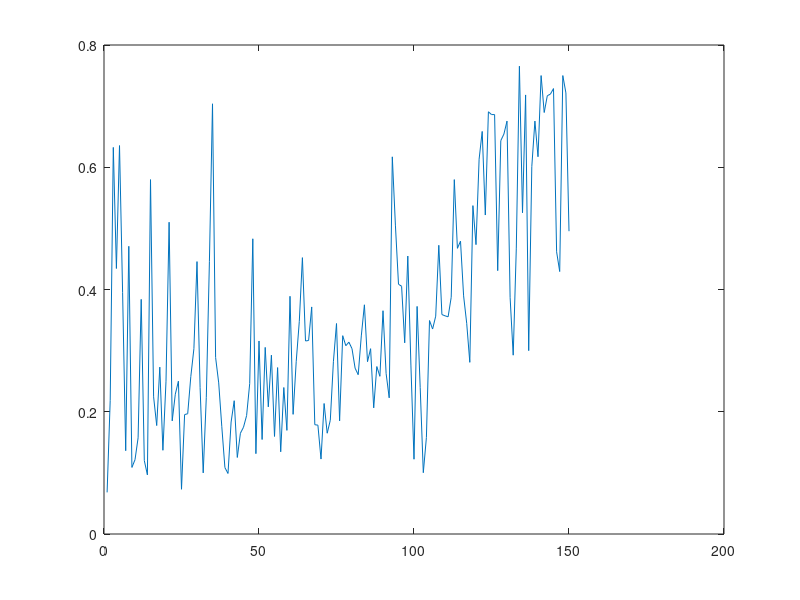
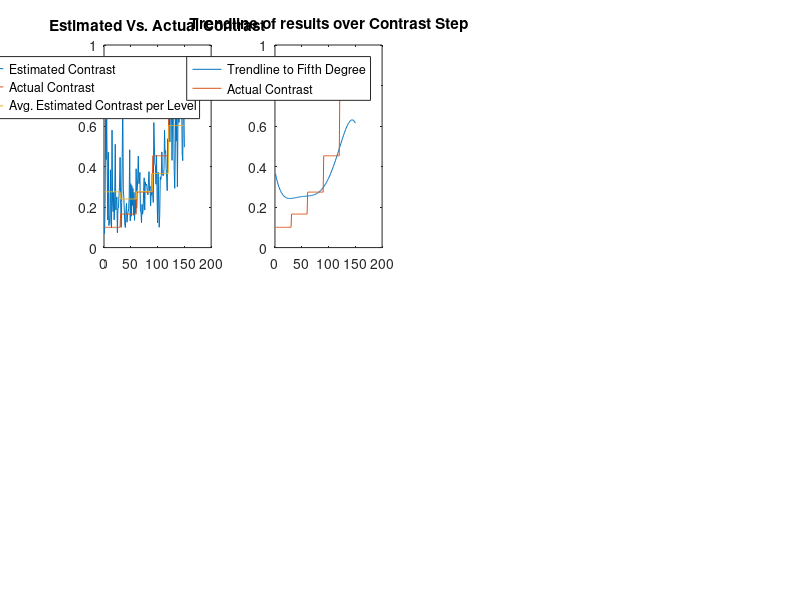

Write the MATLAB code that produced these figures, in order. (Note: this script raises an error after producing the figures.)
%% Begin %%
% Preliminary data loading and setup %
clear all;
close all;

load('data_visualmemorymf_test_JS.mat') %works for HC, test, and regular trials
theData = theData(2); %index to trial number
p = theData.p; data = theData.data; t = theData.t;
data = cell2mat(struct2cell(data));
data = data';
[trials,params] = size(p.trialEvents);


%%%%%%%%%%%%%%%%%%%%%%%%%%%%%%%%%%%%%%%%
     %Test_HC and 1 contrast runs%
%%%%%%%%%%%%%%%%%%%%%%%%%%%%%%%%%%%%%%%%

if p.numContrasts == 1 && p.numConditions == 2
    %% Organize Trial Events & Data %%
    if any(p.trialEvents(:,1) == 1) % Perception trials, condition # = 1
        cond1Results = p.trialEvents(p.trialEvents(:,1)==1,:);
        cond1Data = data(p.trialEvents(:,1)==1,:);
        cond1Name = 'Perception';
    end
    if any(p.trialEvents(:,1) == 2) % Working Memory trials, condition # = 2
        if isempty(cond1Data) == 1  &&  isempty(firstcondResults) == 1 && ~strcmp(cond1Name,'Perception')
            cond1Results = p.trialEvents(p.trialEvents(:,1)==2,:);
            cond1Data = data(p.trialEvents(:,1)==2,:);
            cond1Name = 'Working Memory';
        else
            cond2Results = p.trialEvents(p.trialEvents(:,1)==2,:);
            cond2Data = data(p.trialEvents(:,1)==2,:);
            cond2Name = 'Working Memory';
        end
    end
    if any(p.trialEvents(:,1) == 3)  % Baseline trials, condition = 3
        if isempty(cond1Data) == 1  &&  isempty(firstcondResults) == 1 && ~strcmp(cond1Name,'Perception') && ~strcmp(cond1Name,'Working Memory')
            cond1Results = p.trialEvents(p.trialEvents(:,1)==3,:);
            cond1Data = data(p.trialEvents(:,1)==3,:);
            cond1Name = 'Baseline';
        else
            cond2Results = p.trialEvents(p.trialEvents(:,1)==3,:);
            cond2Data = data(p.trialEvents(:,1)==3,:);
            cond2Name = 'Baseline';
        end
    end
    %%  First Condition Estimated Contrast vs. Actual Contrast  %%
    
    % Compare Perception and Baseline on same y-limit
    minContrast = min([min(cond1Data(:,4)) min(cond2Data(:,4))]);
    maxContrast = max([max(cond1Data(:,4)) max(cond2Data(:,4))]);
    %Lower bound
    if minContrast - 0.1 <= 0
        yMin = 0;
    else 
        yMin = minContrast - 0.1;
    end
    %upper bound
    if maxContrast + 0.1 >= 1
        yMax = 1;
    else
        yMax = maxContrast + 0.1;
    end

    figure
    set(gcf, 'Name', sprintf('%s Versus %s Visual Analysis',cond1Name,cond2Name));
    subplot(2,3,1)
    plot(cond1Data(:,4)); %Estimated Contrast
    hold on
    plot(1:length(cond1Results(:,3)),cond1Results(:,3));
%     myfittype = fittype('a+b*log(x)','dependent',{'y'}, 'independent',{'x'},'coefficients' ,{'a,b'});
%     myfit = fit(1:length(pData(:,4),pData(:,4)',myfittype));
%     plot(myfit); %%%% LOG FIT %%%%
    fit = polyfit(1:length(cond1Data(:,4)),cond1Data(:,4)',1);
    plot(polyval(fit,1:length(cond1Data(:,4)))); %Line of best fit for the Estimated Contrast
    xlim([1 length(cond1Data(:,4))]);
    ylim([yMin yMax]);
    title(sprintf('%s Contrast Compared to Actual Contrast',cond1Name))
    legend('Subject Contrast Estimation','Actual Contrast', 'Average Contrast Estimation')
    xlabel('Trial Number')
    ylabel('Contrast')
    %%  First Condition Estimated Contrast vs. Actual Contrast  %%
    subplot(2,3,4)
    plot(cond2Data(:,4)); %Estimated Contrast
    hold on
    plot(1:length(cond2Results(:,3)),cond2Results(:,3));
    fit = polyfit(1:length(cond2Data(:,4)),cond2Data(:,4)',1);
    plot(polyval(fit,1:length(cond2Data(:,4)))); %Line of best fit for the Estimated Contrast
    xlim([1 length(cond2Data(:,4))]);
    ylim([yMin yMax]);
    title(sprintf('%s Contrast Estimation Compared to Actual Contrast',cond2Name));
    legend('Subject Contrast Estimation','Actual Contrast', 'Average Contrast Estimation')
    xlabel('Trial Number')
    ylabel('Contrast')

  %% Histogram of First Condition Responses %%
    subplot(2,3,2)
    [bins1,edges1] = histcounts(cond1Data(:,4),20);
    [bins2,edges2] = histcounts(cond2Data(:,4),20);
    histmax = max([max(bins1) max(bins2)]);
    pHist = histogram(cond1Data(:,4),20);
    xlim([0 1]);
    ylim([0 histmax]);
    title(sprintf('Histogram of %s Contrast Estimations',cond1Name));
    line([p.centerContrast p.centerContrast],ylim, 'Linewidth',1,'Color','r');
    lgd = legend('Bins','Actual Contrast');
    lgd.Location = 'northwest';
    xlabel('Contrast')
    ylabel('Frequency of response')

 %% Histogram of Second Condition Responses %%
    subplot(2,3,5)
    secondCondHist = histogram(cond2Data(:,4),20);
    xlim([0 1]);
    ylim([0 histmax+1]);
    title(sprintf('Histogram of %s Contrast Estimations',cond2Name));
    hold on
    line([p.centerContrast p.centerContrast],ylim, 'Linewidth',1,'Color','r');
    lgd = legend('Bins','Actual Contrast');
    lgd.Location = 'northwest';
    xlabel('Contrast')
    ylabel('Frequency of response')

%% Misc. Statistical Information %%

    %Means & Standard Deviations of estimated contrasts
    cond1Std = std(cond1Data(:,4));
    cond1Mean = mean2(cond1Data(:,4));
    cond2Std =std(cond2Data(:,4));
    cond2Mean = mean2(cond2Data(:,4));
    fprintf('\nThe average response for %s trials was a contrast of %.4f, with a standard deviation of %.4f.\n\n The absolute difference between the average and actual contrast is %f\n\n',cond1Name,cond1Mean, cond1Std,abs(cond1Mean-p.centerContrast));
    fprintf('The average response for %s trials was a contrast of %.4f, with a standard deviation of %.4f.\n\n The absolute difference between the average and actual contrast is %f\n\n',cond2Name,cond2Mean, cond2Std, abs(cond2Mean-p.centerContrast));

    %Percent Error of Contrast Estimations
    cond1PE = zeros(size(1:length(cond1Data(:,4))));
    cond2PE = zeros(size(1:length(cond2Data(:,4))));
    for i = 1:length(cond1Data(:,4))
        cond1PE(i) = (abs((cond1Data(i,4)-cond1Results(i,3))/cond1Results(i,3)))*100;
        cond2PE(i) = (abs((cond2Data(i,4)-cond2Results(i,3))/cond2Results(i,3)))*100;
    end
    maxPE = max([max(cond1PE) max(cond2PE)]);
    if maxPE + 5 >= 100
        yLimPE = 100;
    else
        yLimPE = (maxPE + 5);
    end
%% Percent Error Plot First Condition %%
    subplot(2,3,3)
    plot(cond1PE);
    xlim([1 length(cond1Data)])
    ylim([0 yLimPE])
    title(sprintf('%s Contrast Percent Error',cond1Name))
    hold on
    plot(repmat(mean2(cond1PE),1,length(cond1Data)))
    legend('Percent Error of Each Estimation','Average Percent Error')
    xlabel('Trial Number')
    ylabel('Percent Error')
%% Percent Error Plot Second Condition %%
    subplot(2,3,6)
    plot(cond2PE);
    xlim([1 length(cond2Data)])
    ylim([0 yLimPE])
    title(sprintf('%s Contrast Percent Error',cond2Name))
    hold on
    plot(repmat(mean2(cond2PE),1,length(cond2Data)))
    legend('Percent Error of Each Estimation','Average Percent Error')
    xlabel('Trial Number')
    ylabel('Percent Error')
%%
    
%%%%%%%%%%%%%%%%%%%%%%%%%%%%%%%%%%%%%%%%
        %Test/5 Contrast Runs%
%%%%%%%%%%%%%%%%%%%%%%%%%%%%%%%%%%%%%%%%

elseif p.numContrasts == 5 && p.numConditions == 2
   %% Setup of seperate trial Events and data matrices, & misc. statistical data  %%
        %1 - PERCEPTION
        %2 - WORKING MEMORY
        %3 - BASELINE
    % NOTE: For each subject, index into their data file will give only 1 condition
    sortedTE = sortrows(p.trialEvents,3); %sorts rows based on contrasts
    col6 = p.trialEvents(:,6);
    data = [data col6];
    [dataTrials,dataParams] = size(data);
    sortedData = sortrows(data,6);
    
    if any(p.trialEvents(:,1) == 1)
        condition = 'Perception';
    elseif any(p.trialEvents(:,1) == 2)
        condition = 'Working Memory';
    elseif any(p.trialEvents(:,1) ==3)
        condition = 'Baseline';
    end
    
    %Seperate trial events based on contrast level
    p.trialEvents = [p.trialEvents (1:length(p.trialEvents))']; %adds run number to seventh column in p.trialEvents for sorting purposes
    TE1 = p.trialEvents(p.trialEvents(:,6)==1,:);
    TE2 = p.trialEvents(p.trialEvents(:,6)==2,:);
    TE3 = p.trialEvents(p.trialEvents(:,6)==3,:);
    TE4 = p.trialEvents(p.trialEvents(:,6)==4,:);
    TE5 = p.trialEvents(p.trialEvents(:,6)==5,:);
    orgTE = [TE1; TE2; TE3; TE4; TE5];
    
    data1 = zeros(length(TE1),dataParams);
    data2 = zeros(length(TE2),dataParams);
    data3 = zeros(length(TE3),dataParams);
    data4 = zeros(length(TE4),dataParams);
    data5 = zeros(length(TE5),dataParams);
    for i = 1:length(TE1)
        data1(i,:) = data(TE1(i,7),:);
        data2(i,:) = data(TE2(i,7),:);
        data3(i,:) = data(TE3(i,7),:);
        data4(i,:) = data(TE4(i,7),:);
        data5(i,:) = data(TE5(i,7),:);
    end
    orgData = [data1; data2; data3; data4; data5];
    plot(orgData(:,4));
    hold on
    mean1 = ones([1 length(data1)])*mean(data1(:,4));
    mean2 = ones([1 length(data2)])*mean(data2(:,4));
    mean3 = ones([1 length(data3)])*mean(data3(:,4));
    mean4 = ones([1 length(data4)])*mean(data4(:,4));
    mean5 = ones([1 length(data5)])*mean(data5(:,4));
    meanVec = [mean1 mean2 mean3 mean4 mean5];
        
    %% Plot Estimated Contrasts vs. Actual Contrasts %%
    figure
    set(gcf, 'Name', sprintf('Contrast Variance over 5 Contrast steps for %s',condition));
    subplot(2,4,1)
    plot(orgData(:,4));
    hold on
    plot(orgTE(:,3));
    ylim([0 1]);
    title('Estimated Vs. Actual Contrast')
    hold on
    plot(1:(length(mean1)+length(mean2)+length(mean3)+length(mean4)+length(mean5)),meanVec);
    legend('Estimated Contrast','Actual Contrast','Avg. Estimated Contrast per Level');
    
    %Display Trendline
    subplot(2,4,2)
    fit = polyfit([1:length(orgData(:,4))],orgData(:,4)',5); %5 polynomial for number of contrasts - trendline
    plot(polyval(fit,1:length(orgData(:,4)))); %Line of best fit for the Estimated Contrast
    ylim([0 1])
    hold on
    plot(orgTE(:,3));
    hold on
    title('Trendline of results over Contrast Step')
    legend('Trendline to Fifth Degree','Actual Contrast')
%     contrastvec = unique(orgTE(:,3))';
%     middlevec = [(p.numTrials/p.numContrasts)/2 (p.numTrials/p.numContrasts)/2+(p.numTrials/p.numContrasts) (p.numTrials/p.numContrasts)/2+((p.numTrials/p.numContrasts)*2) (p.numTrials/p.numContrasts)/2+((p.numTrials/p.numContrasts)*3) (p.numTrials/p.numContrasts)/2+((p.numTrials/p.numContrasts)*4)];
%     plot(middlevec, contrastvec,'-o');
    
    
    % Print statistical data
    fprintf('\nThe mean of responses for contrast %f was %f. The absolute difference is: %f\n\n',TE1(1,3),mean1(1), abs(TE1(1,3)-mean1(1)));
    fprintf('The mean of responses for contrast %f was %f. The absolute difference is: %f\n\n',TE2(1,3),mean2(1),abs(TE2(1,3)-mean2(1)));
    fprintf('The mean of responses for contrast %f was %f. The absolute difference is: %f\n\n',TE3(1,3),mean3(1),abs(TE3(1,3)-mean3(1)));
    fprintf('The mean of responses for contrast %f was %f. The absolute difference is: %f\n\n',TE4(1,3),mean4(1),abs(TE4(1,3)-mean4(1)));
    fprintf('The mean of responses for contrast %f was %f. The absolute difference is: %f\n\n',TE5(1,3),mean5(1),abs(TE5(1,3)-mean5(1)));
    
    %% Histograms of Responses for Each Contrast Step %%
    
    % Histogram axis limits
    [bins1,edges1] = histcounts(data1(:,4),10);
    [bins2,edges2] = histcounts(data2(:,4),10);
    [bins3,edges3] = histcounts(data3(:,4),10);
    [bins4,edges4] = histcounts(data4(:,4),10);
    [bins5,edges5] = histcounts(data5(:,4),10);
    histmax = max([max(bins1) max(bins2) max(bins3) max(bins4) max(bins5)]);
    
    % First Contrast Hist
    subplot(2,4,3)
    hist(data1(:,4),10);
    hold on
    xlim([0 1]);
    ylim([0 histmax+0.5]);
    line([TE1(:,3) TE1(:,3)],ylim, 'Linewidth',1,'Color','r');
    title(sprintf('Hist of Estimated Contrast for %.2f Contrast',TE1(1,3)));
    legend('Estimated Contrasts', 'Actual Contrast Level');
    
    % Second Contrast Hist
    subplot(2,4,4)
    hist(data2(:,4),10);
    xlim([0 1]);
    ylim([0 histmax+0.5]);
    hold on
    line([TE2(:,3) TE2(:,3)],ylim, 'Linewidth',1,'Color','r');
    title(sprintf('Hist of Estimated Contrast for %.2f contrast',TE2(1,3)));
    legend('Estimated Contrasts', 'Actual Contrast Level');
    
    % Third Contrast Hist
    subplot(2,4,5)
    hist(data3(:,4),10);
    xlim([0 1]);
    ylim([0 histmax+0.5]);
    hold on
    line([TE3(:,3) TE3(:,3)],ylim, 'Linewidth',1,'Color','r');
    title(sprintf('Hist of Estimated Contrast for %.2f contrast',TE3(1,3)));
    legend('Estimated Contrasts', 'Actual Contrast Level'); 
    
    % Fourth Contrast Hist
    subplot(2,4,6)
    hist(data4(:,4),10);
    xlim([0 1]);
    ylim([0 histmax+0.5]);
    hold on
    line([TE4(:,3) TE4(:,3)],ylim, 'Linewidth',1,'Color','r');
    title(sprintf('Hist of Estimated Contrast for %.2f contrast',TE4(1,3)));
    legend('Estimated Contrasts', 'Actual Contrast Level'); 
    
    % Fifth Contrast Hist
    subplot(2,4,7)
    hist(data5(:,4),10);
    xlim([0 1]);
    ylim([0 histmax+0.5]);
    hold on
    line([TE5(:,3) TE5(:,3)],ylim, 'Linewidth',1,'Color','r');
    title(sprintf('Hist of Estimated Contrast for %.2f contrast',TE5(1,3)));
    legend('Estimated Contrasts', 'Actual Contrast Level');
    else
        disp('Number of contrasts or conditions does not correspond to experiment design.')
end
